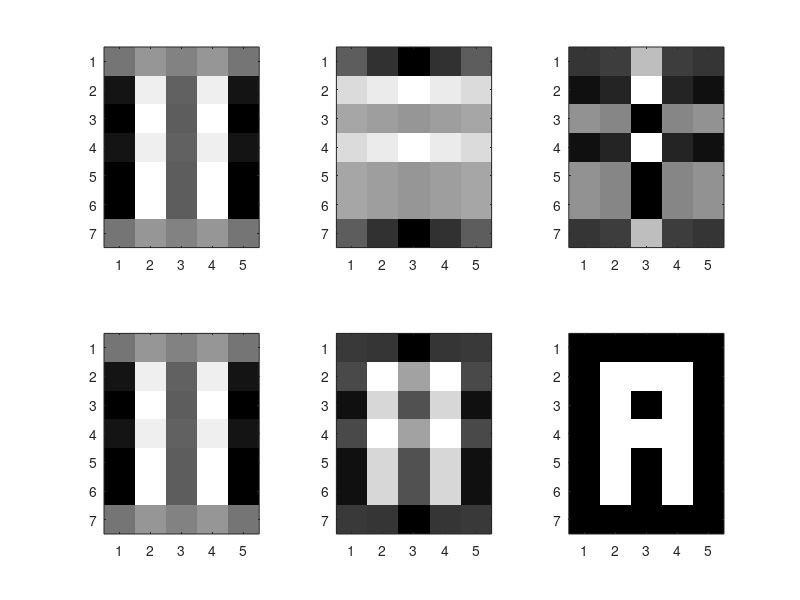
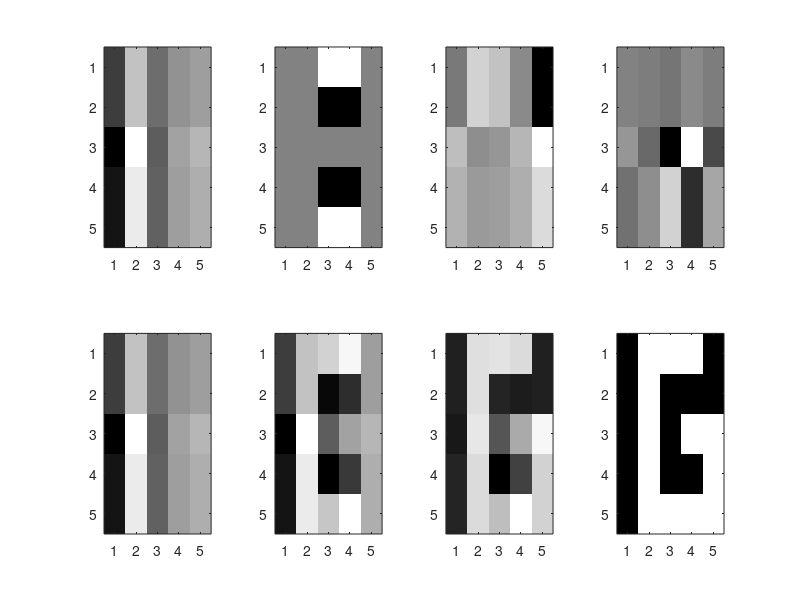

MATLAB code for these plots, in order:
A = [-1 -1 -1 -1 -1; 
    -1 1 1 1 -1;
    -1 1 -1 1 -1;
    -1 1 1 1 -1;
    -1 1 -1 1 -1;
    -1 1 -1 1 -1; 
    -1 -1 -1 -1 -1];
% UA -> matrix of V vectors
% VA -> matrix of W vectors
% SA -> diagonal matrix of sigma values
[UA,SA,VA] = svd(A,0);

%SA1 = diag(SA(1,1) 0 0 0 0);
% A1 is V1*W1transpose
A1 = UA*diag([1 0 0 0 0])*VA';
A2 = UA*diag([0 1 0 0 0])*VA';
A3 = UA*diag([0 0 1 0 0])*VA';
 
figure(1)
colormap('gray')
subplot(2,3,1)
imagesc(A1)
subplot(2,3,2)
imagesc(A2)
subplot(2,3,3) 
imagesc(A3)
subplot(2,3,4)
imagesc(SA(1,1)*A1)
subplot(2,3,5)
imagesc(SA(1,1)*A1 + SA(2,2)*A2)
subplot(2,3,6)
imagesc(SA(1,1)*A1 + SA(2,2)*A2+SA(3,3)*A3)
 
G = [-1 1 1 1 -1; -1 1 -1 -1 -1; -1 1 -1 1 1; -1 1 -1 -1 1; -1 1 1 1 1];
[UG,SG,VG] = svd(G,0);
 
G1 = UG*diag([1 0 0 0 0])*VG';
G2 = UG*diag([0 1 0 0 0])*VG';
G3 = UG*diag([0 0 1 0 0])*VG';
G4 = UG*diag([0 0 0 1 0])*VG';
 
figure(2)
colormap('gray')
subplot(2,4,1)
imagesc(G1)
subplot(2,4,2)
imagesc(G2)
subplot(2,4,3) 
imagesc(G3)
subplot(2,4,4) 
imagesc(G4)
 
subplot(2,4,5)
imagesc(SG(1,1)*G1)
subplot(2,4,6)
imagesc(SG(1,1)*G1 + SG(2,2)*G2)
subplot(2,4,7)
imagesc(SG(1,1)*G1 + SG(2,2)*G2+SG(3,3)*G3)
subplot(2,4,8)
imagesc(SG(1,1)*G1 + SG(2,2)*G2+SG(3,3)*G3+SG(4,4)*G4)
